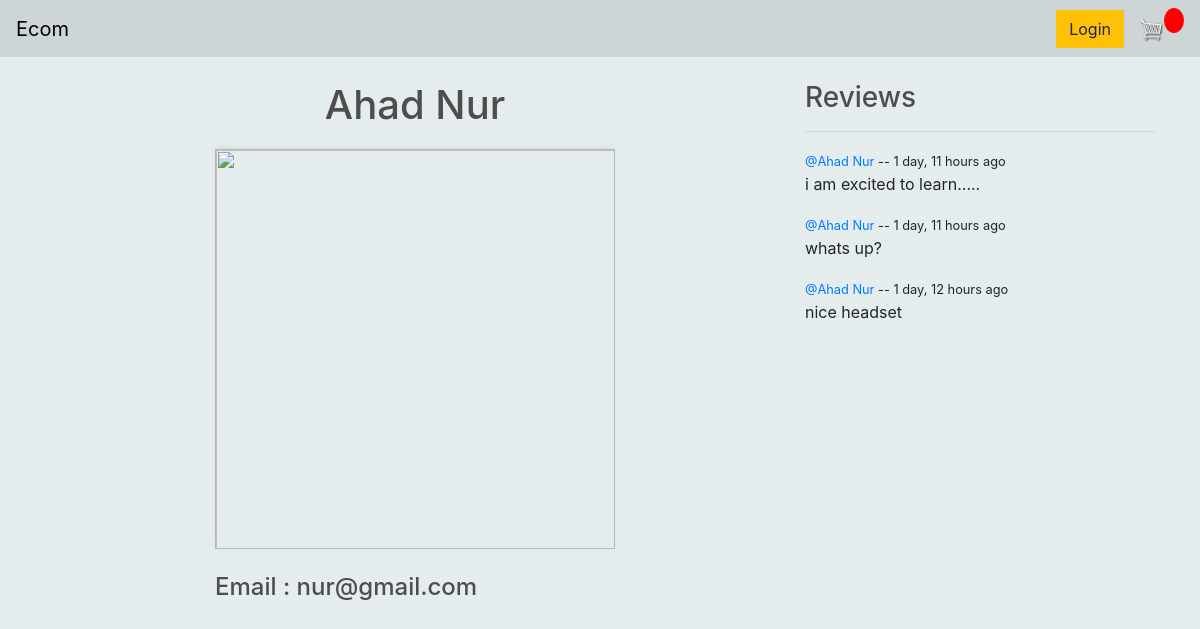
Page /profile/1/ on the committed database.
### root/models.py (models this page shows, shortened)
class Customer(models.Model):
    user = models.OneToOneField(
        User, on_delete=models.CASCADE, null=True, blank=True)
    name = models.CharField(max_length=200, null=True)
    profile_image = models.ImageField(null=True, default="avatar.png")
    email = models.CharField(max_length=200, null=True)
    def __str__(self):
        return str(self.name)
    @property
    def imageURL(self):
        try:
            url = self.image.url
        except:
            url = ''
        return url

class Review(models.Model):
    customer = models.ForeignKey(Customer, on_delete=models.CASCADE)
    product = models.ForeignKey(Product, on_delete=models.CASCADE)
    body = models.TextField(max_length=350)
    updated = models.DateTimeField(auto_now=True)
    created = models.DateTimeField(auto_now_add=True)
    class Meta:
        ordering = ['-updated', '-created']

### root/views.py (the view)
# urls.py: path('profile/<str:pk>/', views.userProfile, name="profile"),
def userProfile(request, pk):
    customer = Customer.objects.get(id=pk)
    reviews = customer.review_set.all()
    orders = customer.order_set.all()
    address = customer.shippingaddress_set.all()
    context = {'customer': customer, 'reviews': reviews,
               'orders': orders, 'address': address}
    return render(request, 'root/profile.html', context)

### root/templates/root/profile.html (shortened to what this page needs)
{% extends 'root/main.html' %}
{% block content %}
<div class="page-wrapper">
    <div class="customer-container">
        <div class="customer-name">
            <h1 class="name">{{customer.name}}</h1>
        </div>
        <div class="customer-details">
            <div class="customer-img">
                <img id="customer-pic" class="thumbnail" src="{{customer.imageURL}}">
            </div>
            <div class="customer-description">
                <div>
                    <h4 style="display: inline-block;">Email : {{customer.email}}</h4>
                </div>
            </div>
        </div>
    </div>
    <div>
        <div class="review-wrapper">
            <h3>Reviews</h3>
            <hr>
            {% for review in reviews %}
                <div>
                    <small><a href="{% url 'profile' review.customer.id %}">@{{review.customer}}</a> -- {{review.created|timesince}} ago</small>
                    <p>{{review.body}}</p>
                </div>
            {% endfor %}
        </div>
    </div>
</div>
{% endblock %}

### static/css/main.css (style rules this page uses)
body { background-color: #e5ecee; }
h1,h2,h3,h4,h5,h6 { color:hsl(0, 0%, 30%); }
.thumbnail { width: 100%; height: 200px; -webkit-box-shadow: -1px -3px 5px -2px rgba(214,214,214,1); -moz-box-shadow: -1px -3px 5px -2px rgba(214,214,214,1); box-shadow: -1px -3px 5px -2px rgba(214,214,214,1); }

### root/templates/root/profile.html (style rules this page uses)
.review-wrapper { padding-left: 20px; }
.page-wrapper { display: grid; grid-template-columns: 2fr 1fr; }
.customer-name { display: grid; justify-content: center; }
.customer-container { display: grid; }
.customer-details { display: grid; justify-content: center; }
.customer-img { padding: 12px; display: grid; justify-content: center; }
#customer-pic { height: 400px; width: 400px; border: 1px solid #B2BEB5; }
.customer-description { display: grid; padding: 12px; }

### rows in the picture
Customer: name "Ahad Nur", email "nur@gmail.com"
Review: customer "Ahad Nur", created "1 day, 11 hours", body "i am excited to learn....."
Review: customer "Ahad Nur", created "1 day, 11 hours", body "whats up?"
Review: customer "Ahad Nur", created "1 day, 12 hours", body "nice headset"
